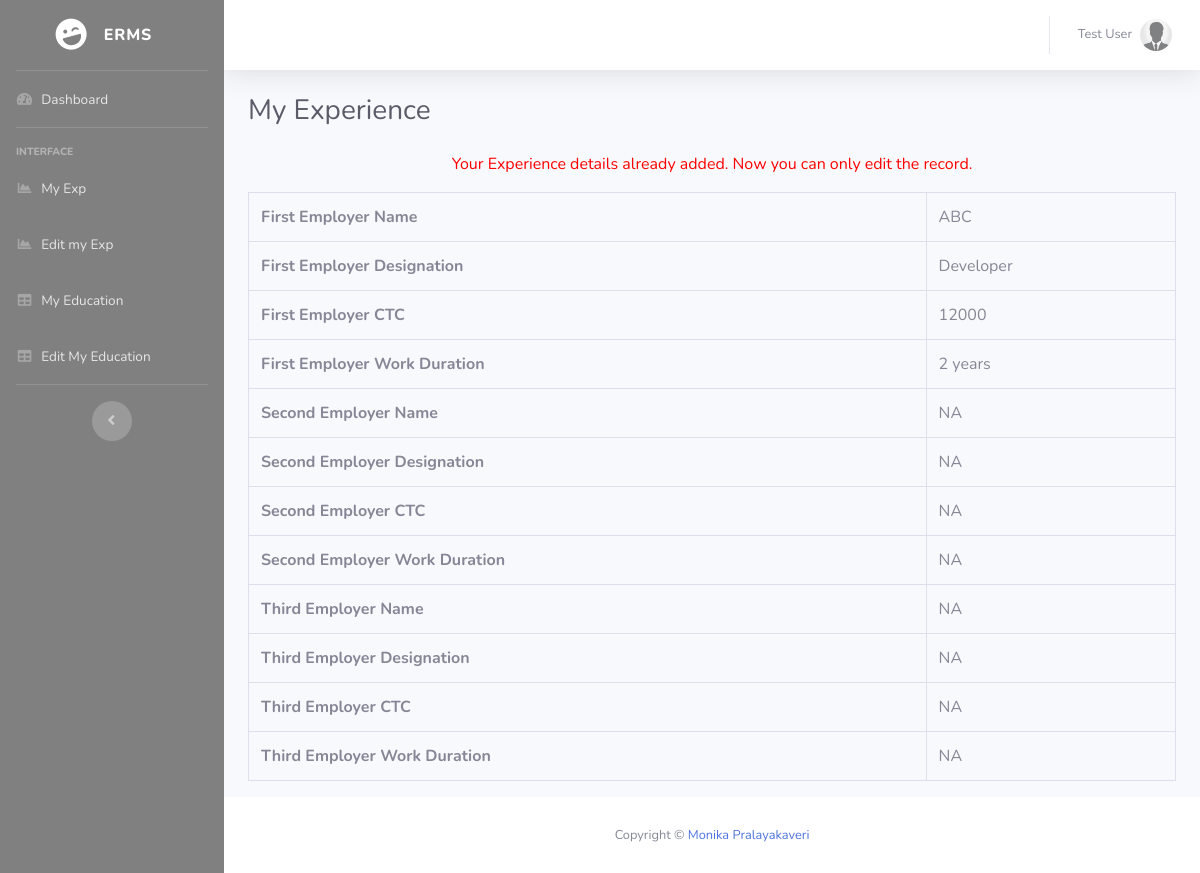
/myexp.php (signed in), run on the app's committed database.
### tables this page shows
CREATE TABLE `employeedetail` (
  `ID` int(11) NOT NULL,
  `EmpFname` varchar(50) DEFAULT NULL,
  `EmpLName` varchar(50) NOT NULL,
  `EmpCode` varchar(50) DEFAULT NULL,
  `EmpDept` varchar(120) DEFAULT NULL,
  `EmpDesignation` varchar(120) DEFAULT NULL,
  `EmpContactNo` bigint(10) DEFAULT NULL,
  `EmpGender` enum('Male','Female') DEFAULT NULL,
  `EmpEmail` varchar(200) DEFAULT NULL,
  `EmpPassword` varchar(100) DEFAULT NULL,
  `EmpJoingdate` date DEFAULT NULL,
  `PostingDate` timestamp NOT NULL DEFAULT CURRENT_TIMESTAMP
);

CREATE TABLE `empexpireince` (
  `ID` int(11) NOT NULL,
  `EmpID` varchar(5) DEFAULT NULL,
  `Employer1Name` varchar(75) DEFAULT NULL,
  `Employer1Designation` varchar(50) DEFAULT NULL,
  `Employer1CTC` varchar(50) DEFAULT NULL,
  `Employer1WorkDuration` varchar(11) DEFAULT NULL,
  `Employer2Name` varchar(75) DEFAULT NULL,
  `Employer2Designation` varchar(50) DEFAULT NULL,
  `Employer2CTC` varchar(50) DEFAULT NULL,
  `Employer2WorkDuration` varchar(11) DEFAULT NULL,
  `Employer3Name` varchar(75) DEFAULT NULL,
  `Employer3Designation` varchar(50) DEFAULT NULL,
  `Employer3CTC` varchar(50) DEFAULT NULL,
  `Employer3WorkDuration` varchar(11) DEFAULT NULL
);

### myexp.php (the view, shortened to what this page needs)
<?php
include('includes/dbconnection.php');
if (strlen($_SESSION['uid']==0)) {
  header('location:logout.php');
  } else{
  ?>
<!DOCTYPE html>
<html lang="en">
<head>
  <link href="vendor/fontawesome-free/css/all.min.css" rel="stylesheet" type="text/css">
  <link href="css/sb-admin-2.min.css" rel="stylesheet">
</head>
<body id="page-top">
  <div id="wrapper">
  <?php include_once('includes/sidebar.php')?>
    <div id="content-wrapper" class="d-flex flex-column">
      <div id="content">
         <?php include_once('includes/header.php')?>
        <div class="container-fluid">
          <h1 class="h3 mb-4 text-gray-800">My Experience</h1>
  <?php
$empid=$_SESSION['uid'];
$query=mysqli_query($con,"select * from empexpireince where EmpID=$empid");
$row=mysqli_fetch_array($query);
if($row>0)
{
?>
<p style="font-size:16px; color:red" align="center">Your Experience details already added. Now you can only edit the record. </p>
<table class="table table-bordered" id="dataTable" width="100%" cellspacing="0">
<tr>
  <th>First Employer Name</th>
  <td><?php echo $row['Employer1Name'];?></td>
</tr>
<tr>
  <th>First Employer Designation</th>
  <td><?php echo $row['Employer1Designation'];?></td>
</tr>
<tr>
  <th>First Employer CTC</th>
  <td><?php echo $row['Employer1CTC'];?></td>
</tr>
<tr>
  <th>First Employer Work Duration</th>
  <td><?php echo $row['Employer1WorkDuration'];?></td>
</tr>
<tr>
  <th>Second Employer Name</th>
  <td><?php echo $row['Employer2Name'];?></td>
</tr>
<tr>
  <th>Second Employer Designation</th>
  <td><?php echo $row['Employer2Designation'];?></td>
</tr>
<tr>
  <th>Second Employer CTC</th>
  <td><?php echo $row['Employer2CTC'];?></td>
</tr>
<tr>
  <th>Second Employer Work Duration</th>
  <td><?php echo $row['Employer2WorkDuration'];?></td>
</tr>
<tr>
  <th>Third Employer Name</th>
  <td><?php echo $row['Employer3Name'];?></td>
</tr>
<tr>
  <th>Third Employer Designation</th>
  <td><?php echo $row['Employer3Designation'];?></td>
</tr>
<tr>
  <th>Third Employer CTC</th>
  <td><?php echo $row['Employer3CTC'];?></td>
</tr>
<tr>
  <th>Third Employer Work Duration</th>
  <td><?php echo $row['Employer3WorkDuration'];?></td>
</tr>
</table>
<?php } ?>
        </div>
      </div>
   <?php include_once('includes/footer.php');?>
    </div>
  </div>
</body>
</html>
<?php }  ?>

### includes/header.php (shortened to what this page needs)
 <nav class="navbar navbar-expand navbar-light bg-white topbar mb-4 static-top shadow">
          <ul class="navbar-nav ml-auto">
            <li class="nav-item dropdown no-arrow">
              <a class="nav-link dropdown-toggle" href="#" id="userDropdown" role="button" data-toggle="dropdown" aria-haspopup="true" aria-expanded="false">
<?php
$empid=$_SESSION['uid'];
$ret=mysqli_query($con,"select EmpFname,EmpLname from employeedetail where ID='$empid'");
$row=mysqli_fetch_array($ret);
$fname=$row['EmpFname'];
$lname=$row['EmpLname'];
?>
                <span class="mr-2 d-none d-lg-inline text-gray-600 small"><?php echo $fname." ".$lname; ?></span>
                <img class="img-profile rounded-circle" src="img/icon.jpg">
              </a>
            </li>
          </ul>
        </nav>

### data on the page
employeedetail: EmpFname "Test", EmpLName "User"
empexpireince: Employer1Name "ABC", Employer1Designation "Developer", Employer1CTC "12000", Employer1WorkDuration "2 years", Employer2Name "NA", Employer2Designation "NA", Employer2CTC "NA", Employer2WorkDuration "NA", Employer3Name "NA", Employer3Designation "NA", Employer3CTC "NA", Employer3WorkDuration "NA"
